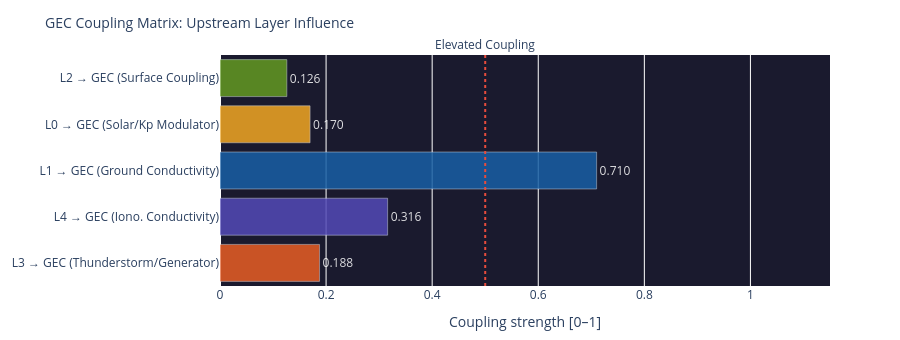

The cell this chart's notebook holds for it:
### Code cell
# ============================================================
# COUPLING MATRIX – How strongly does each layer influence the GEC?
# ============================================================

# Coupling strengths (0–1) from upstream layer scores
def safe(v, default=0.0):
    return float(v) if v is not None else default

coupling = {
    'L3 → GEC\n(Thunderstorm/Generator)':    safe(l3_thunder_score, 0.15),
    'L4 → GEC\n(Iono. Conductivity)':    safe(l4_ioniz, 0.3),
    'L1 → GEC\n(Ground Conductivity)':   0.71,   # stabil (Ozeananteil)
    'L0 → GEC\n(Solar/Kp Modulator)':    safe(layer0.get('score') if layer0 else None, 0.25),
    'L2 → GEC\n(Surface Coupling)':      safe(layer2.get('components',{}).get('Elec. Surface Coupling',{}).get('score') if layer2 else None, 0.3),
}

names  = list(coupling.keys())
values = list(coupling.values())
colors = ['#E85D24','#534AB7','#185FA5','#F2A623','#639922']

fig = go.Figure(go.Bar(
    x=values, y=names,
    orientation='h',
    marker_color=colors, opacity=0.85,
    text=[f'{v:.3f}' for v in values],
    textposition='outside',
    textfont=dict(color='white')
))
fig.add_vline(x=0.5, line_dash='dot', line_color='#e74c3c',
              annotation_text='Elevated Coupling', annotation_position='top')
fig.update_layout(
    title=dict(text='GEC Coupling Matrix: Upstream Layer Influence', font=dict(size=14)),
    xaxis=dict(title='Coupling strength [0–1]', range=[0, 1.15]),
    height=340, plot_bgcolor='#1a1a2e', paper_bgcolor='rgba(0,0,0,0)',
    margin=dict(l=180, r=70, t=55, b=40)
)
fig.show()

### Figure 1 — Plotly figure (JSON) as saved in the notebook; plotly's stock layout.template omitted (floating-point values rounded to 4 significant figures)
{"data": [{"marker": {"color": ["#E85D24", "#534AB7", "#185FA5", "#F2A623", "#639922"]}, "opacity": 0.85, "orientation": "h", "text": ["0.188", "0.316", "0.710", "0.170", "0.126"], "textfont": {"color": "white"}, "textposition": "outside", "type": "bar", "x": [0.1877, 0.316, 0.71, 0.1698, 0.126], "y": ["L3 → GEC\n(Thunderstorm/Generator)", "L4 → GEC\n(Iono. Conductivity)", "L1 → GEC\n(Ground Conductivity)", "L0 → GEC\n(Solar/Kp Modulator)", "L2 → GEC\n(Surface Coupling)"]}], "layout": {"annotations": [{"showarrow": false, "text": "Elevated Coupling", "x": 0.5, "xanchor": "center", "xref": "x", "y": 1, "yanchor": "bottom", "yref": "y domain"}], "height": 340, "margin": {"b": 40, "l": 180, "r": 70, "t": 55}, "paper_bgcolor": "rgba(0,0,0,0)", "plot_bgcolor": "#1a1a2e", "shapes": [{"line": {"color": "#e74c3c", "dash": "dot"}, "type": "line", "x0": 0.5, "x1": 0.5, "xref": "x", "y0": 0, "y1": 1, "yref": "y domain"}], "title": {"font": {"size": 14}, "text": "GEC Coupling Matrix: Upstream Layer Influence"}, "xaxis": {"range": [0, 1.15], "title": {"text": "Coupling strength [0–1]"}}}}
